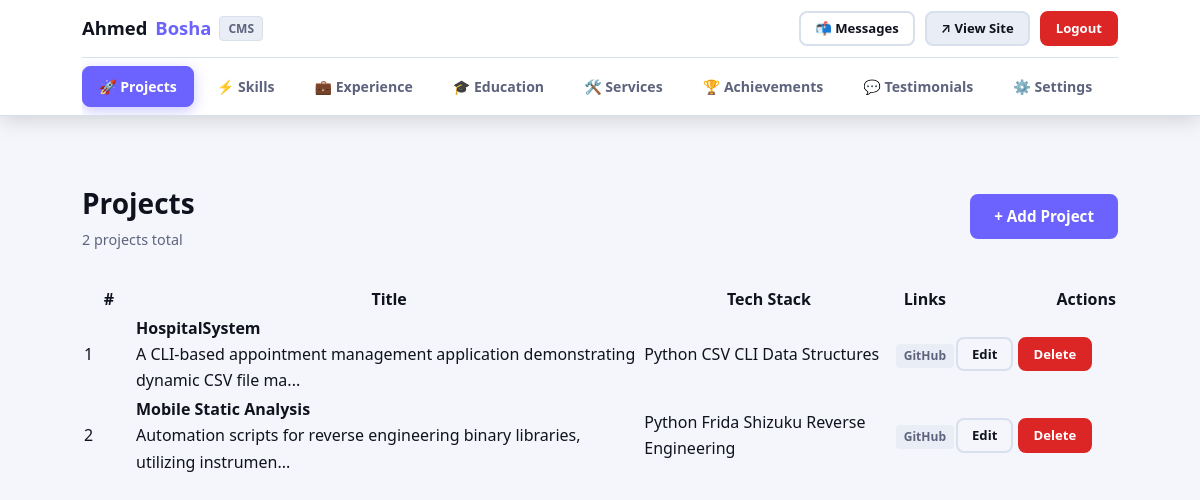
/admin (signed in), run on the app's committed database.
### tables this page shows
CREATE TABLE projects (
            id              INTEGER PRIMARY KEY AUTOINCREMENT,
            title           TEXT    NOT NULL,
            description     TEXT    NOT NULL,
            tech_stack      TEXT    NOT NULL,
            github_link     TEXT,
            live_demo_link  TEXT,
            certificate_url TEXT,
            image           TEXT,
            created_at      TIMESTAMP DEFAULT CURRENT_TIMESTAMP
        );

### app.py (the view)
@app.route("/admin")
@login_required
def admin_dashboard():
    db = get_db()
    projects = db.execute("SELECT * FROM projects ORDER BY created_at DESC").fetchall()
    return render_template("admin/dashboard.html", projects=projects)

### app.py (called while the page is built)
def get_db():
    if "db" not in g:
        g.db = sqlite3.connect(DATABASE)
        g.db.row_factory = sqlite3.Row
        g.db.execute("PRAGMA foreign_keys = ON")
    return g.db

def get_settings(db=None):
    if db is None:
        db = get_db()
    return db.execute("SELECT * FROM site_settings WHERE id = 1").fetchone()

@app.context_processor
def inject_globals():
    try:
        settings = get_settings()
        unread = get_db().execute(
            "SELECT COUNT(*) FROM messages WHERE is_read = 0"
        ).fetchone()[0]
    except Exception:
        settings = None
        unread = 0
    return dict(settings=settings, unread_count=unread)

def login_required(view):
    @functools.wraps(view)
    def wrapped(**kwargs):
        if not session.get("admin_logged_in"):
            flash("Please log in to access the dashboard.", "warning")
            return redirect(url_for("admin_login"))
        return view(**kwargs)
    return wrapped

### templates/admin/dashboard.html (shortened to what this page needs)
{% extends "base.html" %}
{% block body %}
{% set active_tab = 'projects' %}
{% include "admin/nav.html" %}
<main class="admin-main">
    <div class="container">
        <div class="admin-header">
            <div>
                <h1 class="admin-header__title">Projects</h1>
                <p class="admin-header__subtitle">{{ projects | length }} project{{ 's' if projects | length != 1 }} total</p>
            </div>
            <a href="{{ url_for('admin_add_project') }}" class="btn btn--primary">+ Add Project</a>
        </div>
        {% if projects %}
        <div class="table-wrap">
            <table class="admin-table">
                <thead>
                    <tr>
                        <th style="width:50px;">#</th>
                        <th>Title</th>
                        <th>Tech Stack</th>
                        <th>Links</th>
                        <th style="width:160px; text-align:right;">Actions</th>
                    </tr>
                </thead>
                <tbody>
                    {% for p in projects %}
                    <tr>
                        <td class="cell-id">{{ p.id }}</td>
                        <td>
                            <strong>{{ p.title }}</strong>
                            <p class="cell-desc">{{ p.description[:80] }}{% if p.description|length > 80 %}...{% endif %}</p>
                        </td>
                        <td>
                            <div class="card__tags">
                                {% for tech in p.tech_stack.split(',') %}
                                <span class="tag tag--sm">{{ tech.strip() }}</span>
                                {% endfor %}
                            </div>
                        </td>
                        <td>
                            {% if p.github_link %}<a href="{{ p.github_link }}" target="_blank" class="link-badge">GitHub</a>{% endif %}
                        </td>
                        <td>
                            <div class="cell-actions">
                                <a href="{{ url_for('admin_edit_project', project_id=p.id) }}" class="btn btn--sm btn--outline">Edit</a>
                                <form method="POST" action="{{ url_for('admin_delete_project', project_id=p.id) }}"
                                      style="display:inline;" onsubmit="return confirm('Delete &quot;{{ p.title }}&quot;?');">
                                    <button type="submit" class="btn btn--sm btn--danger">Delete</button>
                                </form>
                            </div>
                        </td>
                    </tr>
                    {% endfor %}
                </tbody>
            </table>
        </div>
        {% else %}
        <div class="empty-state">
            <p>No projects yet.</p>
            <a href="{{ url_for('admin_add_project') }}" class="btn btn--primary">Add your first project</a>
        </div>
        {% endif %}
    </div>
</main>
{% endblock %}

### static/css/style.css (style rules this page uses)
*, *::before, *::after { margin: 0; padding: 0; box-sizing: border-box; }
:root, [data-theme="dark"] { --clr-bg: #0c0c12; --clr-surface: #161622; --clr-surface-2: #202030; --clr-border: rgba(255, 255, 255, 0.08); --clr-text: #f0f0f8; --clr-text-muted: #8e8ea6; --clr-primary: #6c63ff; --clr-primary-hover:#5a52e0; --clr-accent: #ff6b6b; --clr-success: #2ecc71; --clr-warning: #f39c12; --clr-danger: #e74c3c; --clr-info: #3498db; --clr-card-bg: linear-gradient(145deg, rgba(24, 24, 34, 0.95), rgba(16, 16, 24, 0.85)); --clr-card-shadow: 0 12px 35px rgba(0, 0, 0, 0.35); --clr-nav-bg: rgba(12, 12, 18, 0.85); --clr-section-dark: #12121c; --clr-hero-radial-1: rgba(108, 99, 255, 0.12); --clr-hero-radial-2: rgba(255, 107, 107, 0.08); --ff-sans: 'Segoe UI', system-ui, -apple-system, sans-serif; --ff-mono: 'Cascadia Code', 'Fira Code', monospace; --space-xs: 0.25rem; --space-sm: 0.5rem; --space-md: 1rem; --space-lg: 2rem; --space-xl: 4rem; --radius: 12px; --radius-sm: 8px; --transition: 0.25s ease; }
[data-theme="light"] { --clr-bg: #f4f6fb; --clr-surface: #ffffff; --clr-surface-2: #e8edf6; --clr-border: #d8dfed; --clr-text: #10131e; --clr-text-muted: #5d637d; --clr-primary: #5445f5; --clr-primary-hover:#3f30e0; --clr-accent: #e11d48; --clr-success: #16a34a; --clr-warning: #d97706; --clr-danger: #dc2626; --clr-info: #2563eb; --clr-card-bg: #ffffff; --clr-card-shadow: 0 10px 30px rgba(20, 25, 45, 0.07); --clr-nav-bg: rgba(244, 246, 251, 0.88); --clr-section-dark: #ebf0f8; --clr-hero-radial-1: rgba(84, 69, 245, 0.08); --clr-hero-radial-2: rgba(225, 29, 72, 0.05); }
html { scroll-behavior: smooth; scroll-padding-top: 80px; }
body { font-family: var(--ff-sans); background: var(--clr-bg); color: var(--clr-text); line-height: 1.65; -webkit-font-smoothing: antialiased; transition: background-color 0.3s ease, color 0.3s ease; }
a { color: var(--clr-primary); text-decoration: none; transition: color var(--transition); }
.container { width: 100%; max-width: 1100px; margin: 0 auto; padding: 0 var(--space-lg); }
.btn { display: inline-flex; align-items: center; gap: 6px; padding: 10px 22px; font-size: 0.95rem; font-weight: 600; border-radius: var(--radius-sm); border: 2px solid transparent; cursor: pointer; transition: all var(--transition); text-decoration: none; line-height: 1.4; font-family: inherit; }
.btn--primary { background: var(--clr-primary); color: #fff; border-color: var(--clr-primary); }
.btn--outline { background: transparent; color: var(--clr-text); border-color: var(--clr-border); }
.btn--danger { background: var(--clr-danger); color: #fff; border-color: var(--clr-danger); }
.btn--sm { padding: 6px 14px; font-size: 0.82rem; }
.admin-main { padding: var(--space-xl) 0; min-height: calc(100vh - 110px); }
.admin-header { display: flex; justify-content: space-between; align-items: center; margin-bottom: var(--space-lg); flex-wrap: wrap; gap: var(--space-md); }
.admin-header__title { font-size: 1.75rem; font-weight: 800; color: var(--clr-text); }
.admin-header__subtitle { color: var(--clr-text-muted); font-size: 0.9rem; margin-top: 2px; }
.link-badge { display: inline-block; padding: 2px 8px; border-radius: 4px; font-size: 0.75rem; font-weight: 600; background: var(--clr-surface-2); color: var(--clr-text-muted); transition: all var(--transition); }
button, a, .theme-toggle-btn, .skill-chip, .project-icon-link { touch-action: manipulation; }

### data on the page
projects: id "1", title "HospitalSystem", description "A CLI-based appointment management application demonstrating dynamic CSV file ma", strip "Python" "CSV" "CLI" "Data Structures"
projects: id "2", title "Mobile Static Analysis", description "Automation scripts for reverse engineering binary libraries, utilizing instrumen", strip "Python" "Frida" "Shizuku" "Reverse Engineering"

### other printed values
{{ projects | length }} "2"
{{ 's' if projects | length != 1 }} "s"
